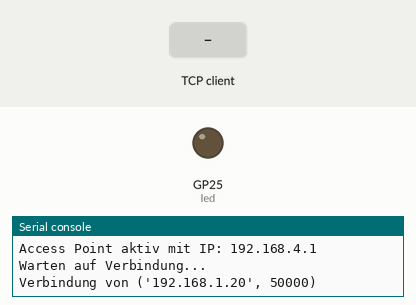
This program was run on a simulated Raspberry Pi Pico running MicroPython. Shown: output pins drawn as LEDs (lit = HIGH), the last lines printed to the serial console. Inputs (shaded band) come from the test bench. The board's own WiFi access point starts at once; one TCP client connects 1 s after the port opens and stays connected.

Above: at 1.2 s.
1.3 s: the TCP client sends "LED_ON"
At 2.0 s:
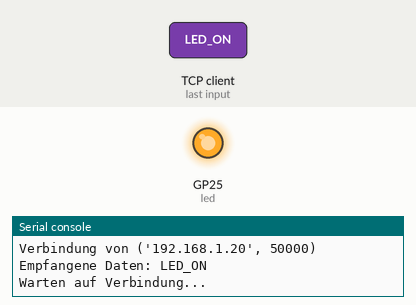
Timing chart, 0 to 4.3 s (numbered marks = the images above; inputs shaded):
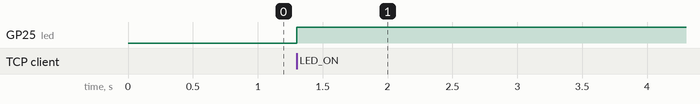

The program:

PB-06-7-10-Pico_W_als_WLAN-Access_Point.py
```python
import network
import socket
import machine

# WLAN Access Point Setup
ssid = "Pico-AP"
password = "12345678"

ap = network.WLAN(network.AP_IF)
ap.config(essid=ssid, password=password)
ap.active(True)

while not ap.active():
    pass

print("Access Point aktiv mit IP:", ap.ifconfig()[0])

# Onboard-LED Setup
led = machine.Pin("LED", machine.Pin.OUT)

# Socket Setup
server_socket = socket.socket(socket.AF_INET, socket.SOCK_STREAM)
server_socket.bind(('0.0.0.0', 80))
server_socket.listen(1)

try:
    while True:
        print("Warten auf Verbindung...")
        conn, addr = server_socket.accept()
        print(f"Verbindung von {addr}")

        # Daten empfangen
        data = conn.recv(1024).decode()
        print("Empfangene Daten:", data)

        # LED steuern basierend auf der Nachricht
        if data == "LED_ON":
            led.value(1)
        elif data == "LED_OFF":
            led.value(0)

        conn.close()

except KeyboardInterrupt:
    server_socket.close()
```

Measured:
- after the input at 1.3 s, GP25 (led): LOW → HIGH at once
